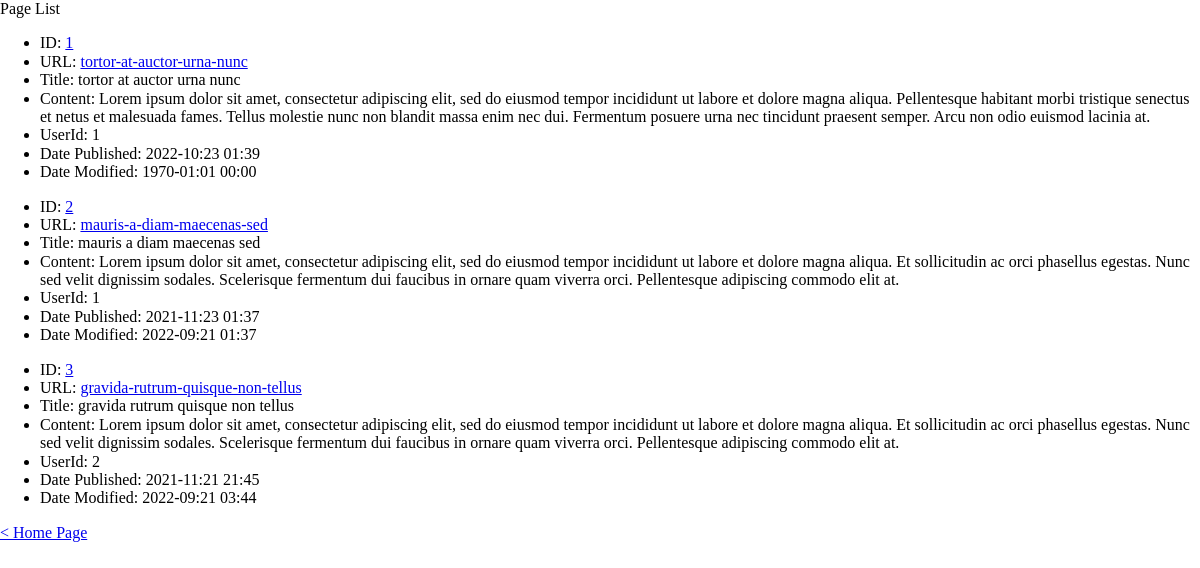
/page/, run on the app's committed database.
### Server-Python-Django/page/models.py (models this page shows, shortened)
class Page(models.Model):
	user = models.ForeignKey('user.User', on_delete=models.CASCADE)
	url = models.CharField(max_length=512)
	title = models.CharField(max_length=512)
	content = models.CharField(max_length=1024)
	date_published = models.IntegerField()
	date_modified = models.IntegerField()
	class Meta:
		db_table = 'page'

### Server-Python-Django/page/views.py (the view)
# urls.py: path('', views.list, name='page_list'),
def list(request):
	page_list = Page.objects.all()
	data = {
		'title': 'Page List',
		'page_list': page_list
	}
	return render(request, 'page/list.html', data)

### Server-Python-Django/page/templatetags/custom_filter.py (called while the page is built)
@register.filter(name='timestamp_to_datetime')
def timestamp_to_datetime(timestamp):
	if not timestamp:
		timestamp = 0
	return datetime.utcfromtimestamp(timestamp / 1e3)

### Server-Python-Django/page/templates/page/list.html (shortened to what this page needs)
<!DOCTYPE html>
<html lang="en">
  <head>
    <link rel="stylesheet" href="/static/styles/normalize.css">
  </head>
  <body>
    Page List <br>
    {% load custom_filter %}
    {% for page in page_list %}
    <ul>
      <li>ID: <a href="/page/{{page.id}}"> {{page.id}} </a></li>
      <li>URL: <a href="/page/{{page.url}}"> {{page.url}} </a></li>
      <li>Title: {{page.title}}</li>
      <li>Content: {{page.content}}</li>
      <li>UserId: {{page.user_id}}</li>
      <li>Date Published: {{ page.date_published|timestamp_to_datetime|date:"Y-m:d H:i" }}</li>
      <li>Date Modified: {{ page.date_modified|timestamp_to_datetime|date:"Y-m:d H:i" }}</li>
    </ul>
    {% endfor %}
    <a href="/"> < Home Page </a>
  </body>
</html>

### data on the page
Page: id "1", url "tortor-at-auctor-urna-nunc", title "tortor at auctor urna nunc", content "Lorem ipsum dolor sit amet, consectetur adipiscing elit, sed do eiusmod tempor incididunt ut labore et dolore magna aliqua. Pellentesque habitant morbi tristique senectus et netus et malesuada fames. Tellus molestie nunc non blandit massa enim nec dui. Fermentum posuere urna nec tincidunt praesent semper. Arcu non odio euismod lacinia at.", user_id "1", date_published "2022-10:23 01:39", date_modified "1970-01:01 00:00"
Page: id "2", url "mauris-a-diam-maecenas-sed", title "mauris a diam maecenas sed", content "Lorem ipsum dolor sit amet, consectetur adipiscing elit, sed do eiusmod tempor incididunt ut labore et dolore magna aliqua. Et sollicitudin ac orci phasellus egestas. Nunc sed velit dignissim sodales. Scelerisque fermentum dui faucibus in ornare quam viverra orci. Pellentesque adipiscing commodo elit at.", user_id "1", date_published "2021-11:23 01:37", date_modified "2022-09:21 01:37"
Page: id "3", url "gravida-rutrum-quisque-non-tellus", title "gravida rutrum quisque non tellus", content "Lorem ipsum dolor sit amet, consectetur adipiscing elit, sed do eiusmod tempor incididunt ut labore et dolore magna aliqua. Et sollicitudin ac orci phasellus egestas. Nunc sed velit dignissim sodales. Scelerisque fermentum dui faucibus in ornare quam viverra orci. Pellentesque adipiscing commodo elit at.", user_id "2", date_published "2021-11:21 21:45", date_modified "2022-09:21 03:44"
